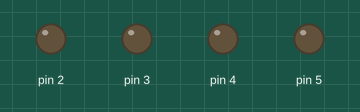
Recording of a program running on a simulated Arduino Uno, built with avr-gcc and run on an emulated ATmega328P. On the bench: output pins drawn as LEDs (lit = HIGH).

Above: at 0.5 s.
At 2.5 s:
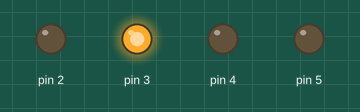
At 3.5 s:
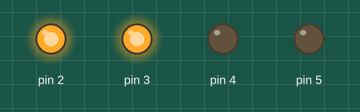
At 5.5 s:
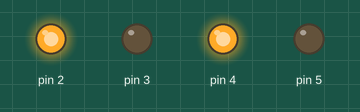
At 8.5 s:
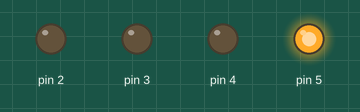
At 11.5 s:
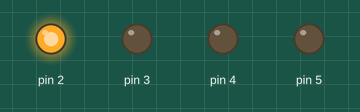
Timing chart, 0 to 13.0 s (numbered marks = the images above):
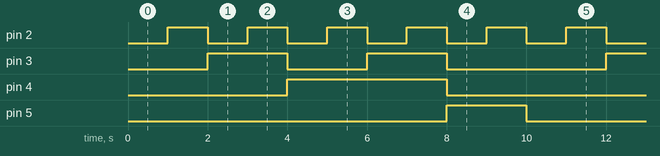

Measured:
- by itself, pin 2: alternates HIGH for 1.0 s and LOW for 1.0 s
- by itself, pin 3: repeats every 10.0 s: LOW 2.0 s, HIGH 2.0 s, LOW 4.0 s, HIGH 2.0 s
- by itself, pin 4: alternates HIGH for 4.0 s and LOW for 6.0 s
- by itself, pin 5: alternates HIGH for 2.0 s and LOW for 8.0 s

The program:

main.cpp
```cpp
#include <Arduino.h>
void disp_7447(int D, int C, int B, int A)
{
  digitalWrite(2, A); //LSB
  digitalWrite(3, B);
  digitalWrite(4, C);
  digitalWrite(5, D); //MSB

}
// the setup function runs once when you press reset or power the board
void setup() {
    pinMode(2, OUTPUT);
    pinMode(3, OUTPUT);
    pinMode(4, OUTPUT);
    pinMode(5, OUTPUT);
}

// the loop function runs over and over again forever
void loop() {
disp_7447(0,0,0,0);
delay(1000);
disp_7447(0,0,0,1);
delay(1000);
disp_7447(0,0,1,0);
delay(1000);
disp_7447(0,0,1,1);
delay(1000);
disp_7447(0,1,0,0);
delay(1000);
disp_7447(0,1,0,1);
delay(1000);
disp_7447(0,1,1,0);
delay(1000);
disp_7447(0,1,1,1);
delay(1000);
disp_7447(1,0,0,0);
delay(1000);
disp_7447(1,0,0,1);
delay(1000);
}
```
